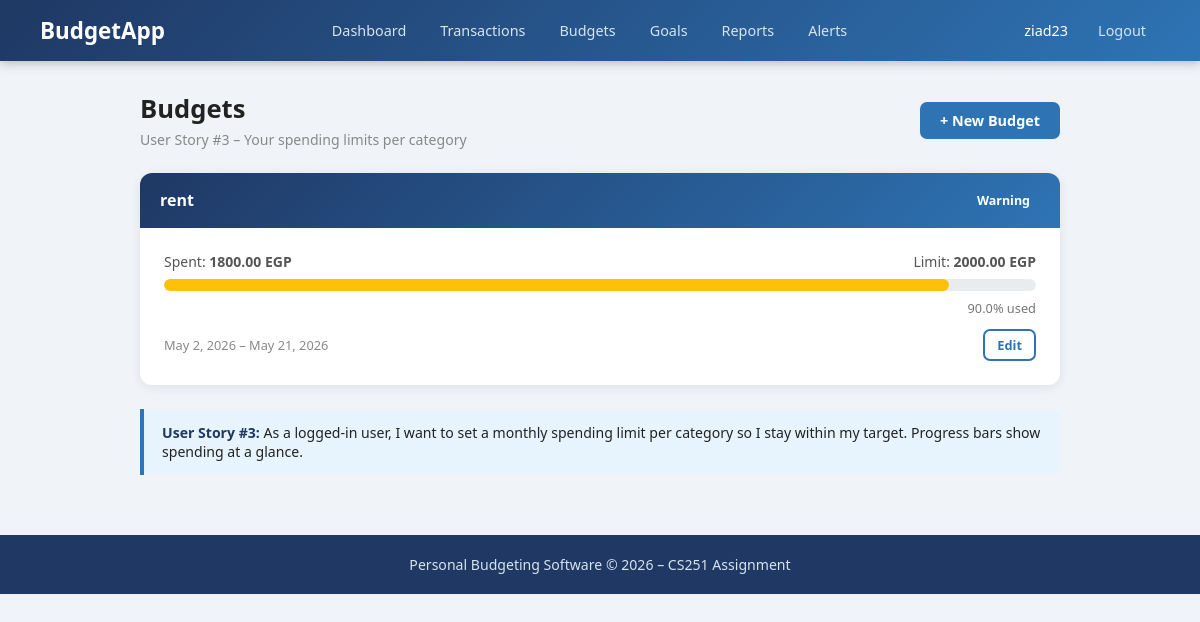
Screenshot of /budgets/ (signed in) with the database file from the repository.
### budget/models.py (models this page shows, shortened)
class Budget(models.Model):
    user            = models.ForeignKey(User, on_delete=models.CASCADE)
    category        = models.CharField(max_length=100)
    limit_amount    = models.DecimalField(max_digits=10, decimal_places=2)
    spent_amount    = models.DecimalField(max_digits=10, decimal_places=2, default=0)
    alert_threshold = models.IntegerField(default=90)  # warn at this % of the limit
    start_date      = models.DateField()
    end_date        = models.DateField()
    def get_percentage(self):
        if self.limit_amount == 0:
            return 0
        return round((self.spent_amount / self.limit_amount) * 100, 1)
    def check_limit(self):
        if self.limit_amount == 0:
            return 'ok'
        pct = (self.spent_amount / self.limit_amount) * 100
        if pct >= 100:
            return 'exceeded'
        elif pct >= self.alert_threshold:
            return 'warning'
        return 'ok'
    class Meta:
        ordering = ['category']

### budget/views.py (the view)
# urls.py: path('budgets/',              views.budget_list_view,   name='budget_list'),
@login_required
def budget_list_view(request):
    budgets = Budget.objects.filter(user=request.user)
    return render(request, 'budget/budget_list.html', {'budgets': budgets})

### budget/templates/budget/budget_list.html (shortened to what this page needs)
{% extends 'budget/base.html' %}
{% block content %}
<div class="page-header">
    <div>
        <h2>Budgets</h2>
        <p>User Story #3 – Your spending limits per category</p>
    </div>
    <a href="{% url 'create_budget' %}" class="btn btn-primary">+ New Budget</a>
</div>
{% if budgets %}
    <div class="grid-3">
        {% for b in budgets %}
        <div class="card">
            <div class="card-header" style="display:flex; justify-content:space-between;">
                <span>{{ b.category }}</span>
                {% if b.check_limit == 'exceeded' %}
                    <span class="badge badge-red">Exceeded!</span>
                {% elif b.check_limit == 'warning' %}
                    <span class="badge badge-orange">Warning</span>
                {% else %}
                    <span class="badge badge-green">OK</span>
                {% endif %}
            </div>
            <div class="card-body">
                <div style="display:flex; justify-content:space-between; margin-bottom:8px;">
                    <span style="font-size:0.875rem; color:#555;">
                        Spent: <strong>{{ b.spent_amount }} EGP</strong>
                    </span>
                    <span style="font-size:0.875rem; color:#555;">
                        Limit: <strong>{{ b.limit_amount }} EGP</strong>
                    </span>
                </div>
                <div class="progress-wrap" style="margin-bottom:8px;">
                    {% if b.check_limit == 'exceeded' %}
                        <div class="progress-bar progress-red"
                             data-width="{{ b.get_percentage }}"></div>
                    {% elif b.check_limit == 'warning' %}
                        <div class="progress-bar progress-yellow"
                             data-width="{{ b.get_percentage }}"></div>
                    {% else %}
                        <div class="progress-bar progress-green"
                             data-width="{{ b.get_percentage }}"></div>
                    {% endif %}
                </div>
                <div style="text-align:right; font-size:0.8rem; color:#777; margin-bottom:12px;">
                    {{ b.get_percentage }}% used
                </div>
                <div style="display:flex; justify-content:space-between; align-items:center; font-size:0.8rem; color:#888;">
                    <span>{{ b.start_date }} – {{ b.end_date }}</span>
                    <a href="{% url 'edit_budget' b.id %}" class="btn btn-sm btn-outline">Edit</a>
                </div>
            </div>
        </div>
        {% endfor %}
    </div>
{% endif %}
<div class="info-box">
    <strong>User Story #3:</strong> As a logged-in user, I want to set a monthly spending limit
    per category so I stay within my target. Progress bars show spending at a glance.
</div>
{% endblock %}

### budget/templates/budget/base.html (shortened to what this page needs)
<!DOCTYPE html>
<html lang="en">
<head>
</head>
<body>
<nav class="navbar">
    <a class="navbar-brand" href="{% url 'dashboard' %}">BudgetApp</a>
    {% if user.is_authenticated %}
    <div class="nav-links">
        <a href="{% url 'dashboard' %}">Dashboard</a>
        <a href="{% url 'transaction_list' %}">Transactions</a>
        <a href="{% url 'budget_list' %}">Budgets</a>
        <a href="{% url 'goals' %}">Goals</a>
        <a href="{% url 'reports' %}">Reports</a>
        <a href="{% url 'alerts' %}">Alerts</a>
    </div>
    <div class="nav-links">
        <span class="nav-user">{{ user.username }}</span>
        <a href="{% url 'logout' %}">Logout</a>
    </div>
    {% else %}
    <div class="nav-links">
        <a href="{% url 'login' %}">Login</a>
        <a href="{% url 'signup' %}">Sign Up</a>
    </div>
    {% endif %}
</nav>
<main>
    {% block content %}{% endblock %}
</main>
<footer>
    <p>Personal Budgeting Software &copy; 2026 &ndash; CS251 Assignment</p>
</footer>
</body>
</html>

### budget/templates/budget/base.html (style rules this page uses)
* { margin: 0; padding: 0; box-sizing: border-box; }
body { font-family: 'Segoe UI', Tahoma, Geneva, Verdana, sans-serif; background-color: #f0f4f8; color: #222; }
a { text-decoration: none; color: inherit; }
.navbar { background: linear-gradient(135deg, #1F3864, #2E74B5); padding: 14px 40px; display: flex; align-items: center; justify-content: space-between; flex-wrap: wrap; gap: 10px; box-shadow: 0 2px 10px rgba(0,0,0,0.25); }
.navbar-brand { color: #fff; font-size: 1.4rem; font-weight: 700; }
.nav-links { display: flex; gap: 6px; flex-wrap: wrap; }
.nav-links a { color: #D6E4F0; padding: 7px 14px; border-radius: 6px; font-size: 0.9rem; transition: background 0.2s; }
.nav-user { color: #fff; font-size: 0.9rem; padding: 7px 10px; }
main { max-width: 960px; margin: 30px auto; padding: 0 20px; }
.card { background: #fff; border-radius: 12px; box-shadow: 0 2px 12px rgba(0,0,0,0.08); overflow: hidden; margin-bottom: 24px; }
.card-header { background: linear-gradient(135deg, #1F3864, #2E74B5); color: #fff; padding: 16px 20px; font-size: 1rem; font-weight: 600; }
.card-body { padding: 24px; }
.btn { display: inline-block; padding: 9px 20px; border-radius: 7px; font-size: 0.9rem; font-weight: 600; cursor: pointer; border: none; transition: background 0.2s, opacity 0.2s; }
.btn-primary { background: #2E74B5; color: #fff; }
.btn-outline { background: transparent; color: #2E74B5; border: 2px solid #2E74B5; }
.btn-sm { padding: 5px 12px; font-size: 0.8rem; }
.badge { display: inline-block; padding: 3px 10px; border-radius: 20px; font-size: 0.78rem; font-weight: 600; }
.progress-wrap { background: #e9ecef; border-radius: 20px; height: 12px; overflow: hidden; }
.progress-bar { height: 100%; border-radius: 20px; transition: width 0.4s; }
.progress-yellow { background: #ffc107; }
.page-header { display: flex; justify-content: space-between; align-items: center; margin-bottom: 24px; }
.page-header h2 { font-size: 1.6rem; font-weight: 700; }
.page-header p { color: #888; font-size: 0.88rem; margin-top: 4px; }
.info-box { background: #e8f4fd; border-left: 4px solid #2E74B5; padding: 14px 18px; border-radius: 0 8px 8px 0; margin-top: 20px; font-size: 0.88rem; }
.info-box strong { color: #1F3864; }
footer { background: #1F3864; color: #D6E4F0; text-align: center; padding: 20px; margin-top: 60px; font-size: 0.88rem; }

### rows the page displays
Budget: category "rent", alert_threshold "Warning", spent_amount "1800.00", limit_amount "2000.00", get_percentage "90.0", start_date "May 2, 2026", end_date "May 21, 2026"

### other values shown
{{ user.username }} "ziad23"
